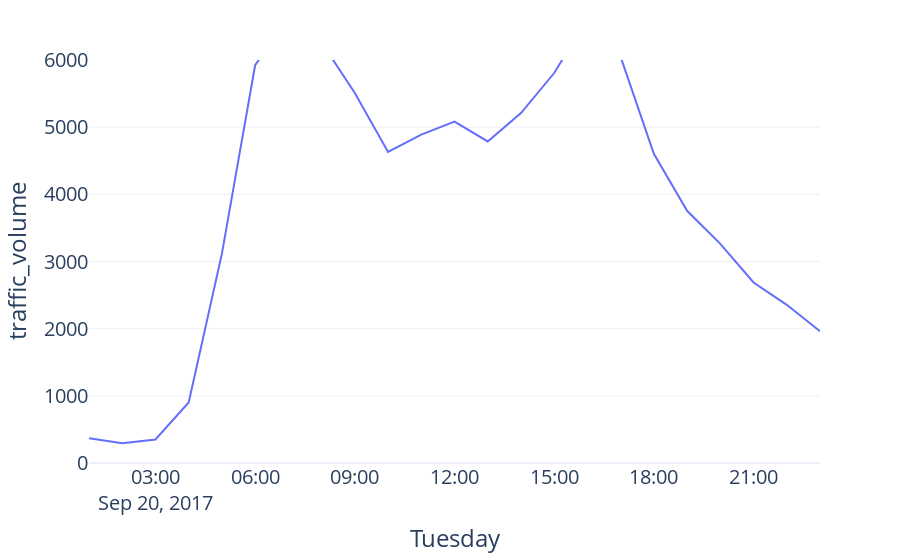

Here is the notebook cell this chart was saved with:
### Code cell
random_day()

### Figure 1 — Plotly figure (JSON) as saved in the notebook; plotly's stock layout.template omitted (floating-point values rounded to 4 significant figures)
{"data": [{"hovertemplate": "date_time=%{x}<br>traffic_volume=%{y}<extra></extra>", "legendgroup": "", "line": {"color": "#636efa", "dash": "solid"}, "marker": {"symbol": "circle"}, "mode": "lines", "name": "", "orientation": "v", "showlegend": false, "x": ["2017-09-20T01:00:00", "2017-09-20T02:00:00", "2017-09-20T03:00:00", "2017-09-20T04:00:00", "2017-09-20T04:00:00", "2017-09-20T05:00:00", "2017-09-20T06:00:00", "2017-09-20T07:00:00", "2017-09-20T08:00:00", "2017-09-20T09:00:00", "2017-09-20T10:00:00", "2017-09-20T11:00:00", "2017-09-20T12:00:00", "2017-09-20T13:00:00", "2017-09-20T14:00:00", "2017-09-20T15:00:00", "2017-09-20T16:00:00", "2017-09-20T17:00:00", "2017-09-20T18:00:00", "2017-09-20T19:00:00", "2017-09-20T20:00:00", "2017-09-20T21:00:00", "2017-09-20T22:00:00", "2017-09-20T23:00:00"], "xaxis": "x", "y": [367, 294, 350, 902, 902, 3117, 5922, 6646, 6260, 5508, 4632, 4890, 5084, 4787, 5210, 5806, 6616, 6046, 4604, 3755, 3262, 2687, 2355, 1961], "yaxis": "y", "type": "scatter"}], "layout": {"xaxis": {"anchor": "y", "domain": [0.0, 1.0], "title": {"text": "Tuesday"}}, "yaxis": {"anchor": "x", "domain": [0.0, 1.0], "title": {"text": "traffic_volume"}, "range": [0, 6000]}, "legend": {"tracegroupgap": 0}, "margin": {"t": 60}, "font": {"size": 20}}}
